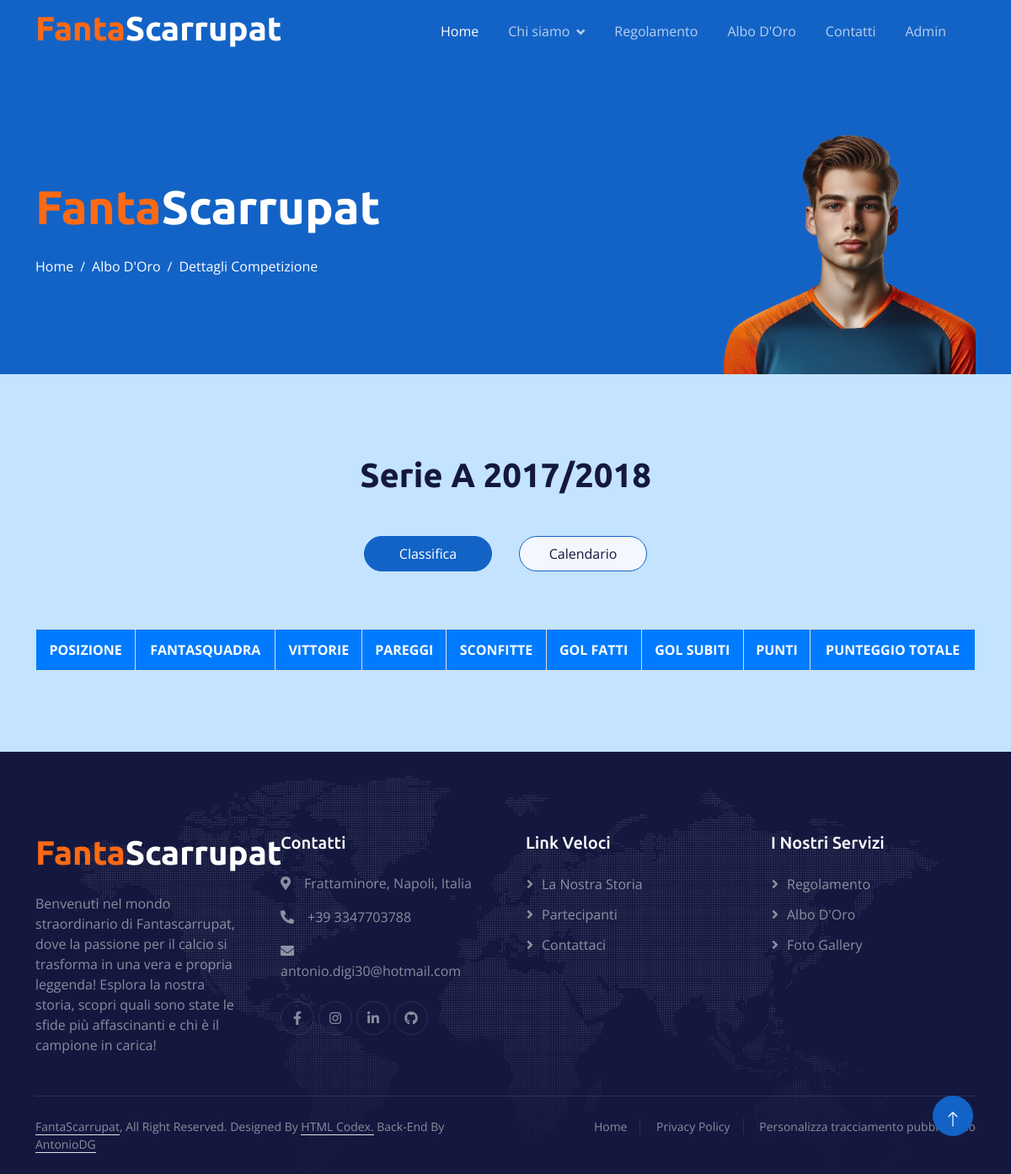
The app's page /dettagliCompetizione.php?id_competizione=2 with its own data.
### tables this page shows
CREATE TABLE competizione_disputata (
                                      id_competizione_disputata INT PRIMARY KEY AUTO_INCREMENT NOT NULL,
                                      nome_competizione VARCHAR(100) NOT NULL,
                                      anno INT NOT NULL,
                                      vincitore VARCHAR(100),
                                      FOREIGN KEY (nome_competizione) REFERENCES competizione(nome_competizione),
                                      FOREIGN KEY (vincitore) REFERENCES fantasquadra(nome_fantasquadra)
);

### dettagliCompetizione.php (the view, shortened to what this page needs)
<!DOCTYPE html>
<html lang="en">
<head>
  <link href="https://cdnjs.cloudflare.com/ajax/libs/font-awesome/5.10.0/css/all.min.css" rel="stylesheet">
  <link href="https://cdn.jsdelivr.net/npm/bootstrap-icons@1.4.1/font/bootstrap-icons.css" rel="stylesheet">
  <link href="lib/animate/animate.min.css" rel="stylesheet">
  <link href="lib/owlcarousel/assets/owl.carousel.min.css" rel="stylesheet">
  <link href="css/bootstrap.min.css" rel="stylesheet">
  <link href="css/style.css" rel="stylesheet">
  <link href="css/ClassificaCompetizione.css" rel="stylesheet">
  <link href="css/TabelloneTorneo.css" rel="stylesheet">
  <link href="css/CalendarioPartite.css" rel="stylesheet">
</head>
<body>
<?php
global $tipologia_competizione;
global $anno;
$id_competizione = $_GET['id_competizione'];;
include 'php/contVisual.php';
$query1 = "SELECT * FROM competizione_disputata WHERE id_competizione_disputata = $id_competizione";
$result1 = $conn->query($query1);
if ($result1->num_rows > 0) {
  while ($row1 = $result1->fetch_assoc()) {
    $nome_competizione = $row1['nome_competizione'];
    $anno = $row1['anno'];
  }
  $query2 = "SELECT tipologia FROM competizione
                 WHERE nome_competizione IN (SELECT nome_competizione FROM competizione_disputata
                                              WHERE nome_competizione = '$nome_competizione')";
  $result2 = $conn->query($query2);
  if ($result2->num_rows > 0) {
    while ($row2 = $result2->fetch_assoc()) {
      $tipologia_competizione = $row2["tipologia"];
    }
  }
}
?>
<div class="container-fluid pt-5 bg-primary hero-header">
  <div class="container pt-5">
    <div class="row g-5 pt-5">
      <div class="col-lg-6 align-self-center text-center text-lg-start mb-lg-5">
        <h1 class="display-4 text-white mb-4 animated slideInRight">
          <span class="text-color1">Fanta</span><span class="text-color2">Scarrupat</span>
        </h1>
        <nav aria-label="breadcrumb">
          <ol class="breadcrumb justify-content-center justify-content-lg-start mb-0">
            <li class="breadcrumb-item"><a class="text-white" href="index.php">Home</a></li>
            <li class="breadcrumb-item"><a class="text-white" href="alboDOro.php">Albo D'Oro</a></li>
            <li class="breadcrumb-item text-white active" aria-current="page">Dettagli Competizione</li>
          </ol>
        </nav>
      </div>
      <div class="col-lg-6 align-self-end text-center text-lg-end">
        <img class="img-fluid" src="img/player_mezzo_busto.png" alt="" style="max-height: 300px;">
      </div>
    </div>
  </div>
</div>
<div class="container-fluid destination py-5">
  <div class="container py-5">
    <div class="mx-auto text-center mb-5" style="max-width: 900px;">
      <div class="text-center mx-auto mb-5 wow fadeInUp" data-wow-delay="0.1s" style="max-width: 500px;">
        <h1 class="display-6 mb-5"><?php echo $nome_competizione, " ", $anno-1, "/", $anno; ?></h1>
      </div>
    </div>
    <div class="tab-class text-center">
      <ul class="nav nav-pills d-inline-flex justify-content-center mb-5">
        <?php
          if ($tipologia_competizione == "A Calendario") {
        ?>
        <li class="nav-item">
          <a class="d-flex mx-3 py-2 border border-primary bg-light rounded-pill active" data-bs-toggle="pill" href="#Classifica">
            <span class="text-dark" style="width: 150px;">Classifica</span>
          </a>
        </li>
        <li class="nav-item">
          <a class="d-flex py-2 mx-3 border border-primary bg-light rounded-pill" data-bs-toggle="pill" href="#Calendario">
            <span class="text-dark" style="width: 150px;">Calendario</span>
          </a>
        </li>
        <?php
          } else if ($tipologia_competizione == "A Gruppi") {
        ?>
        <li class="nav-item">
          <a class="d-flex mx-3 py-2 border border-primary bg-light rounded-pill active" data-bs-toggle="pill" href="#Classifica">
            <span class="text-dark" style="width: 150px;">Classifica</span>
          </a>
        </li>
        <li class="nav-item">
          <a class="d-flex py-2 mx-3 border border-primary bg-light rounded-pill" data-bs-toggle="pill" href="#Tabellone">
            <span class="text-dark" style="width: 150px;">Tabellone</span>
          </a>
        </li>
        <li class="nav-item">
          <a class="d-flex py-2 mx-3 border border-primary bg-light rounded-pill" data-bs-toggle="pill" href="#Calendario">
            <span class="text-dark" style="width: 150px;">Calendario</span>
          </a>
        </li>
        <?php
          }
        ?>
      </ul>
      <div class="tab-content">
        <div id="Classifica" class="tab-pane fade show p-0 active">
          <?php
          if ($tipologia_competizione == "A Calendario") {
            generaClassifica();
          } else if ($tipologia_competizione == "A Gruppi") {
            $sql = "SELECT DISTINCT girone from partita_avvessario WHERE id_competizione_disputata = $id_competizione AND girone IS NOT NULL";
            $result = $conn->query($sql);
            if ($result->num_rows > 0) {
              while ($row = $result->fetch_assoc()) {
                $girone = $row["girone"];
                $sql = "SELECT * FROM partita_avvessario WHERE id_competizione_disputata = $id_competizione AND girone = '$girone'";
                generaClassifica();
              }
            }
          }
          function generaClassifica() {
          ?>
          <div class="row">
            <div class="col-md-12">
              <div class="table-responsive">
                <table class="classifica-table">
                  <thead>
                  <tr>
                    <th>Posizione</th>
                    <th colspan="2">FantaSquadra</th>
                    <th>Vittorie</th>
                    <th>Pareggi</th>
                    <th>Sconfitte</th>
                    <th>Gol Fatti</th>
                    <th>Gol Subiti</th>
                    <th>Punti</th>
                    <th>Punteggio Totale</th>
                  </tr>
                  </thead>
                </table>
              </div>
            </div>
          </div>
            <?php
          }
          ?>
        </div>
      </div>
    </div>
  </div>
</div>
<a href="#" class="btn btn-lg btn-primary btn-lg-square back-to-top pt-2"><i class="bi bi-arrow-up"></i></a>
</body>
</html>

### css/style.css (style rules this page uses)
:root { --primary: #1363C6; --secondary: #15ACE1; --light: #F4F7FE; --dark: #14183E; }
.text-color1 { color: #FF6914; }
.text-color2 { color: #FFFFFF; }
.back-to-top { position: fixed; display: none; right: 45px; bottom: 45px; z-index: 99; }
h1, h2, h3, .fw-bold { font-weight: 700 !important; }
h4, h5, h6, .fw-medium { font-weight: 500 !important; }
.btn { font-weight: 500; transition: .5s; }
.btn-lg-square { width: 48px; height: 48px; }
.btn-square, .btn-sm-square, .btn-lg-square { padding: 0; display: flex; align-items: center; justify-content: center; font-weight: normal; border-radius: 50px; }
* { box-sizing: border-box; }
.destination .tab-class .nav-item { padding: 0 0 20px 0; }
.destination .tab-class .nav-item a.active { background: var(--bs-primary) !important; }
.destination .tab-class .nav-item a.active span { color: var(--bs-white) !important; }
.sticky-top { top: -150px; transition: .5s; }
.navbar { padding: 11px 0 !important; height: 75px; }
.navbar .navbar-nav .nav-link { margin-right: 35px; padding: 0; color: rgba(255, 255, 255, .7); outline: none; }
.navbar .navbar-nav .nav-link:hover, .navbar .navbar-nav .nav-link.active { color: rgba(255, 255, 255, 1); }
.navbar .dropdown-toggle::after { border: none; content: "\f107"; font-family: "Font Awesome 5 Free"; font-weight: 900; vertical-align: middle; margin-left: 8px; }
.hero-header { margin-top: -75px; background-size: cover; }
.hero-header .breadcrumb-item+.breadcrumb-item::before { color: var(--light); }
.footer { background: url(../img/footer.png) center center no-repeat; background-size: contain; }
.footer .btn.btn-social { margin-right: 5px; width: 40px; height: 40px; display: flex; align-items: center; justify-content: center; color: rgba(255,255,255,.5); border: 1px solid rgba(256, 256, 256, .1); border-radius: 40px; transition: .3s; }
.footer .btn.btn-link { display: block; margin-bottom: 10px; padding: 0; text-align: left; color: rgba(255,255,255,.5); font-weight: normal; transition: .3s; }
.footer .btn.btn-link::before { position: relative; content: "\f105"; font-family: "Font Awesome 5 Free"; font-weight: 900; margin-right: 10px; }
.footer .copyright { padding: 25px 0; font-size: 14px; border-top: 1px solid rgba(256, 256, 256, .1); }
.footer .copyright a { color: rgba(255,255,255,.5); }
.footer .footer-menu a { margin-right: 15px; padding-right: 15px; border-right: 1px solid rgba(255, 255, 255, .1); }
.footer .footer-menu a:last-child { margin-right: 0; padding-right: 0; border-right: none; }

### css/ClassificaCompetizione.css (style rules this page uses)
.classifica-table { border-collapse: collapse; width: 100%; border: 1px solid #ddd; }
.classifica-table th, .classifica-table td { border: 1px solid #ddd; padding: 12px; text-align: center; }
.classifica-table th { background-color: #007bff; font-weight: bold; color: #ffffff; text-transform: uppercase; }

### css/TabelloneTorneo.css (style rules this page uses)
:root { --color-theme: #488bf4; --color-heading: #363636; --color-content: #858585; --color-background: #f0f2f2; --color-footer: black; --color-news: #4549a8; --color-community: #dc563f; --color-release: #60c645; --color-border: #c0c0c8; --primary: #1363C6; --secondary: #15ACE1; --light: #F4F7FE; --dark: #14183E; }

### records on screen
competizione_disputata: nome_competizione "Serie A", $anno-1 "2017", anno "2018"
